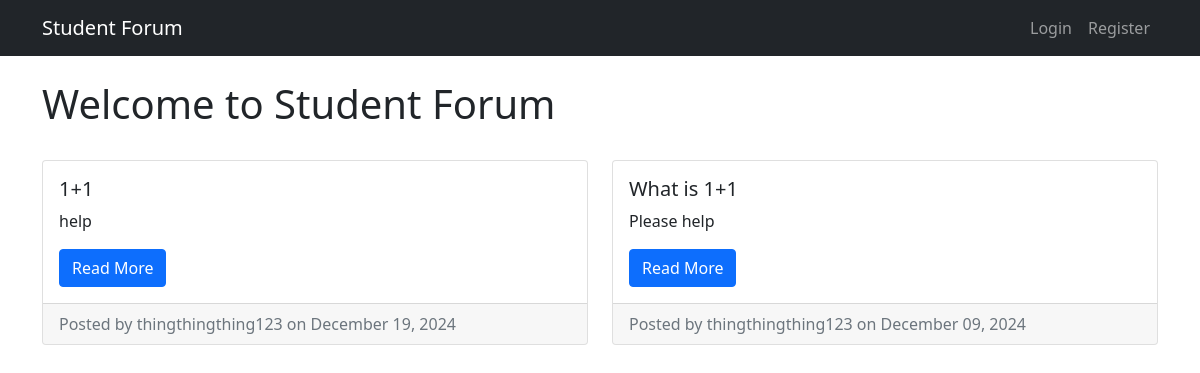
The page / on the database its author committed.
### forum/models.py (models this page shows, shortened)
class Post(models.Model):
    title = models.CharField(max_length=200)
    content = models.TextField()
    created_at = models.DateTimeField(auto_now_add=True)
    author = models.ForeignKey(
        User,
        on_delete=models.CASCADE,
        null=True,  # Allow null for existing posts
        blank=True  # Allow blank in forms
    )

### forum/views.py (the view)
# urls.py: path('', views.home, name='home'),
def home(request):
    posts = Post.objects.all().order_by('-created_at')
    return render(request, 'forum/home.html', {'posts': posts})

### forum/templates/forum/home.html (shortened to what this page needs)
{% extends 'forum/base.html' %}
{% block content %}
    <div class="d-flex justify-content-between align-items-center mb-4">
        <h1>Welcome to Student Forum</h1>
    </div>
    <div class="row">
        {% for post in posts %}
            <div class="col-md-6 mb-4">
                <div class="card">
                    <div class="card-body">
                        <h5 class="card-title">{{ post.title }}</h5>
                        <p class="card-text">{{ post.content|truncatewords:30 }}</p>
                        <a href="{% url 'post_detail' post.id %}" class="btn btn-primary">Read More</a>
                    </div>
                    <div class="card-footer text-muted">
                        Posted by {{ post.author.username }} on {{ post.created_at|date:"F d, Y" }}
                    </div>
                </div>
            </div>
        {% empty %}
            <div class="col-12">
                <p>No posts yet.</p>
            </div>
        {% endfor %}
    </div>
{% endblock %}

### forum/templates/forum/base.html (style rules this page uses)
.card-text { white-space: pre-wrap; }

### rows shown on the page
Post: title "1+1", content "help", author.username "thingthingthing123", created_at "December 19, 2024"
Post: title "What is 1+1", content "Please help", author.username "thingthingthing123", created_at "December 09, 2024"
